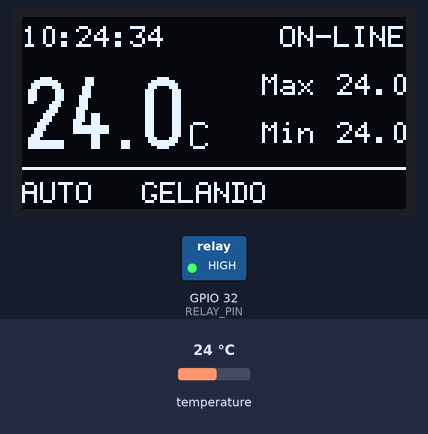
The sketch below on a simulated ESP32-C3. Shown: 128×64 one-colour display, switched loads named in the sketch (green lamp = pin HIGH). Inputs (shaded band) come from the test bench; at power-on: temperature 24 °C. WiFi joins after 1.5 s; servers stay silent unless stated; the local clock reads 2024-03-15 10:24:30 at power-on unless the sketch sets it; EEPROM starts erased; no MQTT or app messages arrive unless stated.

Above: at 4.8 s.
4.9 s: temperature set to 3.4 °C
At 6.8 s:
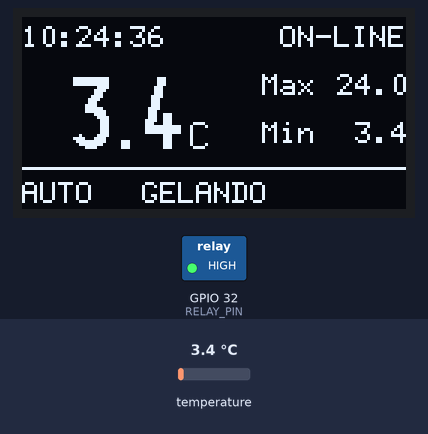
8.5 s: temperature set to 2.7 °C
At 10.8 s:
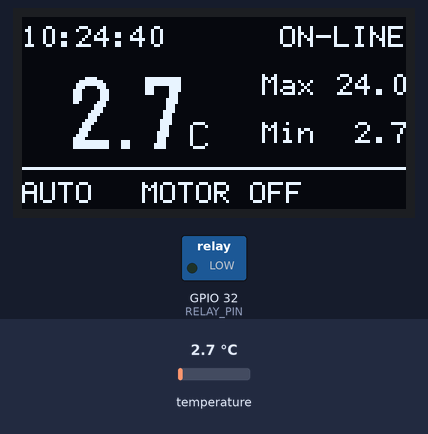
11.5 s: temperature set to 3.7 °C
At 12.9 s:
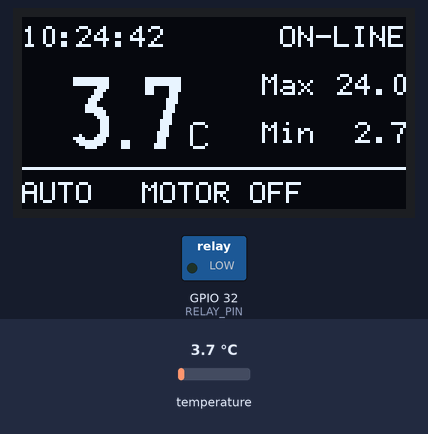
14.6 s: temperature set to 4.2 °C
At 16.07 s:
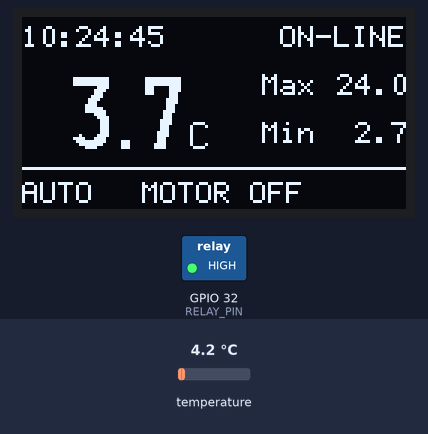
Timing chart, 0 to 17.6 s (numbered marks = the images above; inputs shaded):
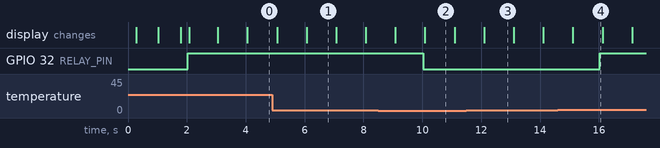

The sketch:

esp32.ino
```cpp
#include <WiFi.h>
#include <time.h>
#include <OneWire.h>
#include <DallasTemperature.h>
#include <U8g2lib.h>
#include <Wire.h>
#include <EEPROM.h>
#include <PubSubClient.h>
#include <ArduinoJson.h>
#include <WiFiManager.h>

// ---------- CONFIGURAÇÕES GERAIS ----------
const char* ssid     = "VENANCIO";
const char* password = "liza1980";
const char* mqtt_server = "173.249.10.19";
const int mqtt_port = 1883;
const char* mqtt_user = "n8nuser";
const char* mqtt_password = "123456";

#define DS18B20_PIN 5
#define RELAY_PIN   32
#define SDA_PIN 21
#define SCL_PIN 22

// ---------- ENDEREÇOS EEPROM ----------
#define EEPROM_SIZE 32
#define ADDR_MAX_REC 0
#define ADDR_MIN_REC 4
#define ADDR_ALM_MAX 8
#define ADDR_ALM_MIN 12

// ---------- VARIÁVEIS DE CONTROLE ----------
float alarmeMaxConfig;
float alarmeMinConfig;
float temperaturaAtual = 0.0;
float tempMaxRegistrada;
float tempMinRegistrada;

#define TEMP_LIGA     4.0  //
#define TEMP_DESLIGA  3.0  //
#define TEMPO_ALARME_MS (30 * 60 * 1000) //

bool releLigado = false;
bool modoManual = false;
unsigned long manualTimeout = 0;
unsigned long inicioForaDaFaixa = 0;
unsigned long lastMqttAlert = 0;
bool alarmeAtivo = false;
bool WIFIconectado = false;
String statusSeguranca = "OK";

unsigned long lastTempCheck = 0;
unsigned long lastDisplayUpdate = 0;
unsigned long lastMqttReconnectAttempt = 0;
int lastReportDay = -1;

OneWire oneWire(DS18B20_PIN);
DallasTemperature sensors(&oneWire);
U8G2_SH1106_128X64_NONAME_F_HW_I2C display(U8G2_R0, U8X8_PIN_NONE);
WiFiClient espClient;
PubSubClient client(espClient);

const char* DATA_TOPIC = "esp32c3/data";
const char* STATUS_TOPIC = "esp32c3/status/action";

// ---------- FUNÇÕES AUXILIARES ----------

void salvarConfiguracoesAlarme() {
  EEPROM.put(ADDR_ALM_MAX, alarmeMaxConfig);
  EEPROM.put(ADDR_ALM_MIN, alarmeMinConfig);
  EEPROM.commit();
}

void carregarTudo() {
  EEPROM.get(ADDR_MAX_REC, tempMaxRegistrada);
  EEPROM.get(ADDR_MIN_REC, tempMinRegistrada);
  EEPROM.get(ADDR_ALM_MAX, alarmeMaxConfig);
  EEPROM.get(ADDR_ALM_MIN, alarmeMinConfig);

  if (isnan(alarmeMaxConfig)) alarmeMaxConfig = 8.0;
  if (isnan(alarmeMinConfig)) alarmeMinConfig = 2.5;
  if (isnan(tempMaxRegistrada) || tempMaxRegistrada > 80.0) tempMaxRegistrada = -50.0;
  if (isnan(tempMinRegistrada) || tempMinRegistrada < -40.0) tempMinRegistrada = 100.0;
}

void resetarMaxMin() {
  sensors.requestTemperatures();
  float t = sensors.getTempCByIndex(0);
  if (t > -50 && t < 80) { tempMaxRegistrada = t; tempMinRegistrada = t; }
  EEPROM.put(ADDR_MAX_REC, tempMaxRegistrada);
  EEPROM.put(ADDR_MIN_REC, tempMinRegistrada);
  EEPROM.commit();
}

// FORMATO JSON SOLICITADO PARA O N8N
void enviarDadosMqtt(String evento) {
  if (!client.connected()) return;

  StaticJsonDocument<512> doc;
  doc["DISPOSITIVO"] = "02 CENTRO";
  doc["TIPO"] = evento;
  doc["TEMP_ATUAL"] = serialized(String(temperaturaAtual, 1));
  doc["MAX"] = serialized(String(tempMaxRegistrada, 1));
  doc["MIN"] = serialized(String(tempMinRegistrada, 1));
  //doc["RELE"] = releLigado ? "LIGADO" : "DESLIGADO";

  struct tm timeinfo;
  if (getLocalTime(&timeinfo)) {
    char dStr[20], hStr[10];
    strftime(dStr, sizeof(dStr), "%d/%m/%Y", &timeinfo);
    strftime(hStr, sizeof(hStr), "%H:%M:%S", &timeinfo);
    doc["DATA"] = dStr;
    doc["HORA"] = hStr;
  }

  String payload;
  serializeJson(doc, payload);
  client.publish(DATA_TOPIC, payload.c_str());
  lastMqttAlert = millis();
}


void callback(char* topic, byte* payload, unsigned int length) {
  StaticJsonDocument<1024> doc;
  DeserializationError error = deserializeJson(doc, payload, length);

  if (error) {
    Serial.print("Erro no JSON: ");
    Serial.println(error.c_str());
    return;
  }

  String intencao = doc["intencao"] | "";

  if (intencao == "configurar_limites") {
    // Verifica se os campos existem no JSON e atualiza
    if (!doc["valor_max"].isNull()) {
      alarmeMaxConfig = doc["valor_max"];
    }
    if (!doc["valor_min"].isNull()) {
      alarmeMinConfig = doc["valor_min"];
    }

    salvarConfiguracoesAlarme();
    enviarDadosMqtt("feedback_limites_atualizados");
  }


 // else if (intencao  == "obter_status_atual") {
  //  enviarDadosMqtt("obter_status_atual");
  //}
  else if (intencao == "ligar_rele") {
    modoManual = true; releLigado = true; manualTimeout = millis();
    digitalWrite(RELAY_PIN, HIGH);
  }
  else if (intencao == "desligar_rele") {
    modoManual = true; releLigado = false; manualTimeout = millis();
    digitalWrite(RELAY_PIN, LOW);
  }
  else if (intencao == "ativar_automatico") {
    modoManual = false;
  }
  else if (intencao == "reset_manual") {
    resetarMaxMin();
  }

  enviarDadosMqtt("feedback_comando");
}


// ---------- SETUP ----------

void setup() {
  Serial.begin(115200);
  pinMode(RELAY_PIN, OUTPUT);
  digitalWrite(RELAY_PIN, LOW);
  Wire.begin(SDA_PIN, SCL_PIN);
  display.begin();
  sensors.begin();
  display.clearBuffer();
  sensors.setWaitForConversion(false);
  EEPROM.begin(EEPROM_SIZE);
  carregarTudo();
  WiFi.begin(ssid, password);
  client.setServer(mqtt_server, mqtt_port);
  client.setCallback(callback);
  configTime(-3 * 3600, 0, "pool.ntp.org");
  WIFIconectado = false;
}


void verificarMQTT() {
  if (WiFi.status() == WL_CONNECTED && !client.connected()) {
    if (millis() - lastMqttReconnectAttempt > 15000) {
      lastMqttReconnectAttempt = millis();
      if (client.connect("ESP32_Monitor", mqtt_user, mqtt_password)) {
        client.subscribe(STATUS_TOPIC);
      }
    }
  }
}

void verificarWIFI(){
 if (WiFi.status() == WL_CONNECTED){
   WIFIconectado =  true;
 }else{WIFIconectado = false;}
}

// ---------- LOOP ----------

void loop() {
  unsigned long now = millis();
  verificarMQTT();
  client.loop();
  verificarWIFI();

  if (now - lastTempCheck > 2000) {
    lastTempCheck = now;
    sensors.requestTemperatures();
    temperaturaAtual = sensors.getTempCByIndex(0);

    if (temperaturaAtual > -50 && temperaturaAtual < 80) {
      // Recordes Diários
      if (temperaturaAtual > tempMaxRegistrada) { tempMaxRegistrada = temperaturaAtual; EEPROM.put(ADDR_MAX_REC, tempMaxRegistrada); EEPROM.commit(); }
      if (temperaturaAtual < tempMinRegistrada) { tempMinRegistrada = temperaturaAtual; EEPROM.put(ADDR_MIN_REC, tempMinRegistrada); EEPROM.commit(); }

      // Histerese
      if (!modoManual) {
        if (temperaturaAtual >= TEMP_LIGA && !releLigado) { releLigado = true; digitalWrite(RELAY_PIN, HIGH); }
        else if (temperaturaAtual <= TEMP_DESLIGA && releLigado) { releLigado = false; digitalWrite(RELAY_PIN, LOW); }
      }

      // Alertas Escalonados
      if (temperaturaAtual >= alarmeMaxConfig || temperaturaAtual <= alarmeMinConfig) {
        if (inicioForaDaFaixa == 0) { inicioForaDaFaixa = now; enviarDadosMqtt("SAIU_DA_FAIXA"); }
        statusSeguranca = (temperaturaAtual >= alarmeMaxConfig) ? "QUENTE!" : "FRIO!";

        unsigned long intervalo = (temperaturaAtual > alarmeMaxConfig && (now - inicioForaDaFaixa <= TEMPO_ALARME_MS)) ? 120000 : 600000;
        if (now - lastMqttAlert >= intervalo) enviarDadosMqtt("ALERTA_REPETITIVO");
        if (now - inicioForaDaFaixa >= TEMPO_ALARME_MS) alarmeAtivo = true;
      } else {
        if (inicioForaDaFaixa != 0) enviarDadosMqtt("VOLTOU_PARA_FAIXA");
        inicioForaDaFaixa = 0; alarmeAtivo = false; statusSeguranca = "OK";
      }
    }
  }

  // Reset Diário 08:00
  struct tm t;
  if (getLocalTime(&t)) {
    if (t.tm_hour == 8 && t.tm_mday != lastReportDay) {
      lastReportDay = t.tm_mday;
      enviarDadosMqtt("relatorio_diario_reset");
      resetarMaxMin();
    }
  }
    if (getLocalTime(&t)) {
    if (t.tm_hour == 16 && t.tm_mday != lastReportDay) {
      lastReportDay = t.tm_mday;
      enviarDadosMqtt("relatorio_diario_reset");
      resetarMaxMin();
    }
  }


  // Display
  if (now - lastDisplayUpdate > 250) {
    lastDisplayUpdate = now;
    display.clearBuffer();
    display.setFont(u8g2_font_6x12_tf);
    if (getLocalTime(&t)) {
      char hS[10]; strftime(hS, sizeof(hS), "%H:%M:%S", &t);
      display.drawStr(0, 10, hS);
    }
    //display.drawStr(70, 10, statusSeguranca.c_str());
    if(WIFIconectado == false){
      display.drawStr(80, 10, "OFF-LINE");
    }
    if(WIFIconectado == true){
      display.drawStr(80, 10, " ON-LINE");
    }

    char tB[10]; dtostrf(temperaturaAtual, 4, 1, tB);
    display.setFont(u8g2_font_logisoso24_tf);
    display.drawStr(0, 44, tB);
    display.setFont(u8g2_font_8x13_tf);
    display.drawStr(55, 44, "C");

    char mB[10];
    display.setFont(u8g2_font_6x12_tf);
    dtostrf(tempMaxRegistrada, 4, 1, mB);
    display.drawStr(80, 26, "Max"); display.drawStr(105, 26, mB);
    dtostrf(tempMinRegistrada, 4, 1, mB);
    display.drawStr(80, 42, "Min"); display.drawStr(105, 42, mB);

    display.drawLine(0, 50, 127, 50);
    display.drawStr(0, 62, modoManual ? "MANU" : "AUTO");
    display.drawStr(40, 62, releLigado ? "GELANDO" : "MOTOR OFF");
    if (alarmeAtivo) display.drawStr(105, 62, "!!!");
    display.sendBuffer();
  }
}
```

Measured:
- the behaviour switches between 3.1 and 3 °C on temperature (found by bisection; images 1 and 2)
- the behaviour switches between 3.9 and 4 °C on temperature (found by bisection; images 3 and 4)
- after the input at 8.5 s, GPIO 32 (RELAY_PIN): HIGH → LOW after 1.5 s; the display: first differs from a run without the input after 1.6 s (image 2)
- after the input at 14.6 s, GPIO 32 (RELAY_PIN): LOW → HIGH after 1.4 s
- what the display in image 1 shows lasts 1.0 s, from 6.1 s to 7.1 s
